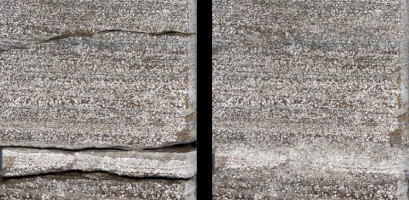
#> input picture src/modules/CoreInpaint/Resources/image.jpg, 409 x 200 px
$ python -i ImportCoreImagesCLI.py   (imports and definitions only)
#> lines starting #> are read from the running program, lines starting #| are printed output that depends on the picture; after the words box and inside, x2 and y2 are one past the last pixel; in counts of white or black regions, pixels touching at a corner belong together
#! /usr/bin/env python-real


import logging
import numpy as np
import itertools
import pickle
import cv2
from pathlib import Path
from commons.units import global_unit_registry as ureg
from commons.image.segmentation import TF_RGBImageArrayBinarySegmenter
from commons.assets import get_model_by_name, get_h5
from commons.cli_progress import ProgressBarClient, StoppedError


# [69 lines left out: functions find_plug_holes, _find_plug_holes_in_file, not called in this run]


def _split_cores(img):
    height, width, _ = img.shape
#> height = 200; width = 409

    image_containing_scale = cv2.cvtColor(img[:, width - 100 :], cv2.COLOR_RGB2GRAY)
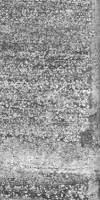
#> image_containing_scale: shape (200, 100); min 53, max 252, mean 151.7
    _, image_containing_scale = cv2.threshold(image_containing_scale, 245, 255, cv2.THRESH_BINARY)
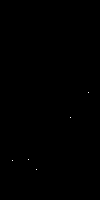
#> image_containing_scale: shape (200, 100); 0.03% white in thin lines or dots, all inside (x1, y1, x2, y2) = (12, 92, 89, 170)

    scale_template = np.zeros((280 * 10, 27), dtype=image_containing_scale.dtype)
    for i in range(0, 10, 2):
        scale_template[280 * i : 280 * (i + 1), :] = 255

#> (the run stopped early here; a loop or call above may not have finished)
